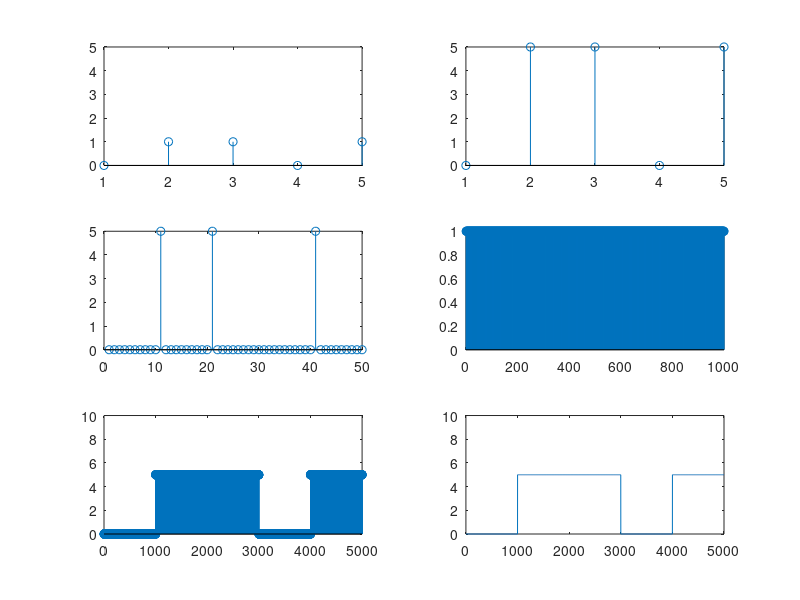

Here is the MATLAB script that generated this plot: (Note: this script raises an error after producing the figure.)
%% Formatacao do sinal PCM
% Allex Magno Andrade
% aula 27/03

clear all
close all
clc

info = [0 1 1 0 1];

figure(1)
% observando as amostrar com stem
subplot(321)
stem(info)
ylim([0 5])

% observando em nivel de tensao 0 e 5
subplot(322)
stem(info*5)
ylim([0 5])

% Aumentar a amostragem para perceber o sinal com continuo(superamostragem - upsamle)
subplot(323)
stem(upsample(info*5, 10))
ylim([0 5])

filtro_NRZ = ones(1, 1000);
subplot(324)
stem(filtro_NRZ)

% filtrar o sinal para obter o formato de onda
info_NRZ = filter(filtro_NRZ,1, upsample(info*5, 1000));
subplot(325)
stem(info_NRZ) % observar em amostras
ylim([0 10])

subplot(326)
plot(info_NRZ) % observar em tempo continuo
ylim([0 10])


%% Lendo um som
figure(2)
[y, Fs] = wavread('Scream+1.wav');
subplot(211)
plot(y)
%sound(y,Fs);
Y_f = fftshift(fft((y)/length(y)));
f = -Fs/2:1/(length(y)/Fs):Fs/2-(1/(length(y)/Fs));
subplot(212)
plot(f, Y_f) 
plot(f, transpose(abs(Y_f)));
xlim([-6e3 6e3])


%% quantizacao
% A = 2*V/2^n % passo de quantizacao V = tensao n = bits
% de2bi() funcao decimal para binario
% round() funcao que arredonda para o inteiro mais proximo
% reshape(transpose(bin), linha, coluna) transposto

n = 3;
passo = 2*max(y)/2^3;
amostras =  [min(y)+(1-passo/2) max(y) + (1-passo/2)];
amostras_deslc = amostras/passo;
amostras_arr = round(amostras_deslc);

amostras = amostras_arr - (amostras_arr == 8);
bin = de2bi(amostras);
q = reshape(transpose(bin), 1, 6);

som = filter(upsample(q,1000), 1, y);
figure(3)
plot(som)